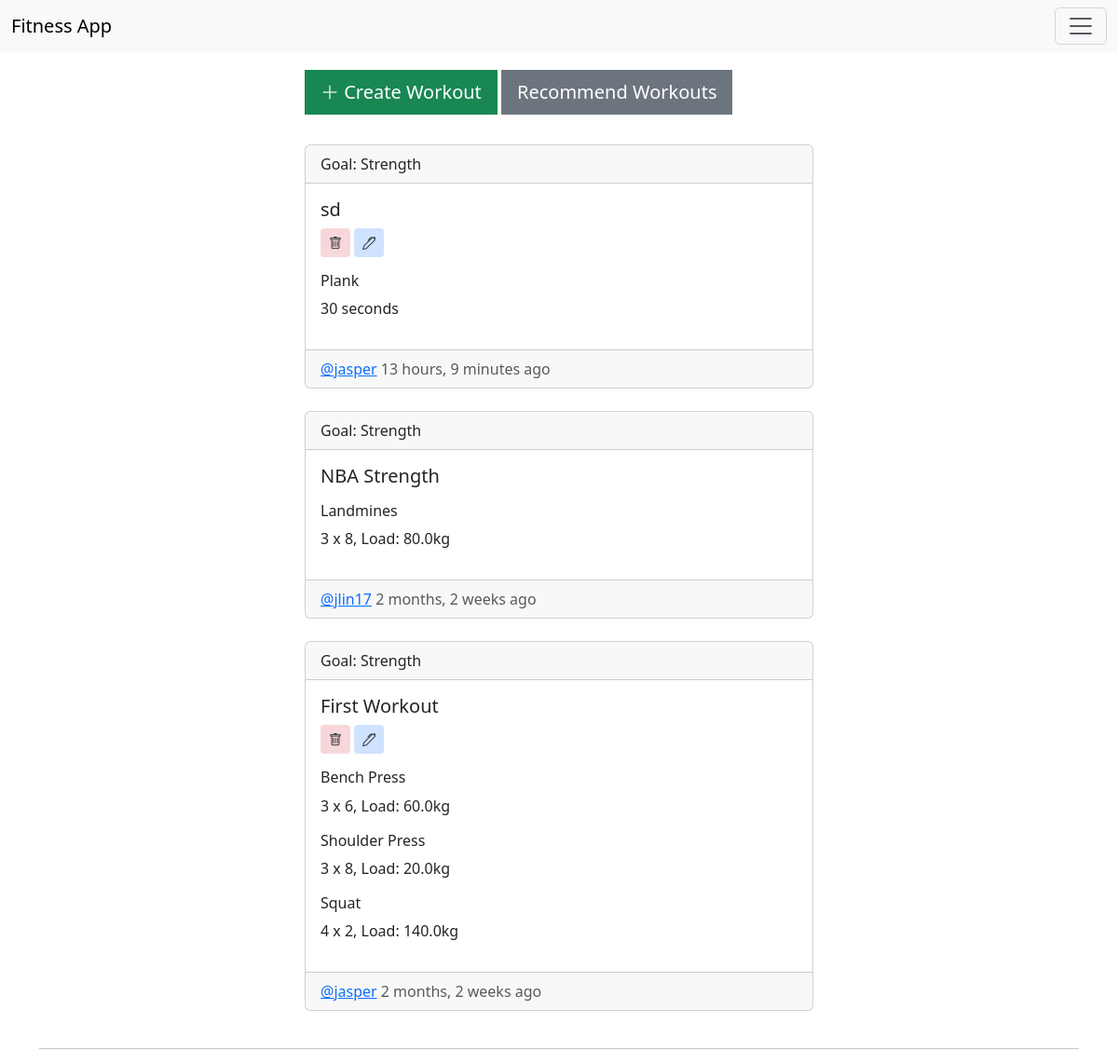
Page /en-us/?goal=Strength (signed in) on the committed database.
### base/models.py (models this page shows)
class Workout(models.Model):
    class Meta:
        ordering = ["-created"]
    title = models.CharField(max_length=200, default="My workout")
    exercises = models.ManyToManyField(Exercise)
    created = models.DateTimeField(auto_now=True)
    user = models.ForeignKey(User, on_delete=models.CASCADE)
    goal = models.ForeignKey(GoalsModel, on_delete=models.SET_NULL, null=True)
    def __str__(self):
        return str(self.title)

class GoalsModel(models.Model):
    goal = models.CharField(max_length=200, null=True)
    def __str__(self):
        return self.goal

class Exercise(models.Model):
    name = models.ForeignKey(ExerciseList, blank=True, null=True, on_delete=models.SET_NULL)
    description = models.TextField(null=True)
    load = models.ForeignKey(LoadModel, blank=True, null=True, on_delete=models.SET_NULL)
    sets = models.ForeignKey(SetsModel, blank=True, null=True, on_delete=models.SET_NULL)
    reps = models.ForeignKey(RepsModel, blank=True, null=True, on_delete=models.SET_NULL)
    def __str__(self):
        return str(self.name)

class ExerciseList(models.Model):
    name = models.CharField(max_length=200)
    def __str__(self):
        return self.name

class User(AbstractUser):
    email = models.EmailField(unique=True, null=True)
    bio = models.TextField(null=True)
    goal = models.ForeignKey(GoalsModel, on_delete=models.SET_NULL, null=True, blank=True)
    pic = models.ImageField(null=True, default='person.svg')

class SetsModel(models.Model):
    sets = models.IntegerField(null=True)
    def __str__(self):
        return str(self.sets)

class RepsModel(models.Model):
    reps = models.IntegerField(null=True)
    def __str__(self):
        return str(self.reps)

class LoadModel(models.Model):
    load = models.FloatField(null=True)
    def __str__(self):
        return str(self.load)

### base/views.py (the view)
# urls.py: path("", views.HomeView.as_view(), name="home"),
class HomeView(View):
    template_name = 'base/home.html'
    def get(self, request):
        search = request.GET.get("search") if request.GET.get("search") != None else ''
        if request.GET.get("goal") == None:
            workouts = Workout.objects.filter(
                Q(goal__goal__icontains=search) |
                Q(title__icontains=search) |
                Q(user__username__icontains=search) |
                Q(exercises__name__name__icontains=search)
            ).distinct()
        else:
            goal = GoalsModel.objects.get(goal=request.GET.get("goal"))
            workouts = Workout.objects.filter(goal=goal.pk).filter(
                Q(goal__goal__icontains=search) |
                Q(title__icontains=search) |
                Q(user__username__icontains=search) |
                Q(exercises__name__name__icontains=search)
            ).distinct()
        ctx = {"workouts":workouts}
        return render(request, self.template_name, ctx)

### base/templates/base/home.html
{% extends 'main.html' %}
{% block content %}
{% load i18n %}
<div class="row justify-content-center">
    <div class="col-12 col-md-6">
        {% if request.user.is_authenticated %}
        <a class="btn btn-success btn-lg rounded-0 mb-2" href="{% url 'base:create_workout' %}"> <i class="bi bi-plus-lg"></i> {% translate "Create Workout" %}</a>
        {% if request.user.goal != None %}
        <a class = "btn btn-lg text-white bg-secondary rounded-0 mb-2" href="{% url 'base:home' %}?goal={{request.user.goal}}">{% translate "Recommend Workouts" %}</a>
        {% endif %}
        {% endif %}
        {% include 'base/feed.html' %}
    </div>
</div>
<hr>
{% endblock %}

### base/templates/base/feed.html
{% load i18n %}
{% for workout in workouts %}
<div class="card text-start my-4">
  <div class="card-header">{% translate "Goal" %}: {{ workout.goal }}</div>
  <div class="card-body">
    <h5 class="card-title">{{workout}}</h5>
    {% if workout.user == request.user %}
    <a
      class="btn btn btn-sm bg-danger-subtle"
      href="{% url 'base:workout_delete' workout.pk %}"
      ><i class="bi bi-trash"></i></a
    >
    <a
      class="btn btn btn-sm bg-primary-subtle"
      href="{% url 'base:workout_update' workout.pk %}"
      ><i class="bi bi-pen"></i></a
    >
    {% endif %}
    <div class="my-3">
      {% for exercise in workout.exercises.all %}
      <h6 class="card-text">{{exercise}}</h6>
      {% if exercise.sets.sets != None and exercise.reps.reps != None %}
      <p class="card-text">{{exercise.sets}} x {{exercise.reps}}, {% translate "Load" %}: {{exercise.load}}kg</p>
      {% endif %}
      <p>{{exercise.description}}</p>
      {% endfor %}
    </div>
  </div>
  <div class="card-footer text-body-secondary">
    <a href="{% url 'base:userprofile' workout.user.pk %}"
      >@{{workout.user.username}}</a
    >  {{workout.created|timesince}} ago
  </div>
</div>
{% endfor %}

### rows in the picture
Workout: goal "Strength", title "sd", user.username "jasper", created "13 hours, 9 minutes"
Exercise: name.name "Plank", description "30 seconds"
Workout: goal "Strength", title "NBA Strength", user.username "jlin17", created "2 months, 2 weeks"
Exercise: name.name "Landmines", sets "3", reps "8", load "80.0"
Workout: goal "Strength", title "First Workout", user.username "jasper", created "2 months, 2 weeks"
Exercise: name.name "Bench Press", sets "3", reps "6", load "60.0"
Exercise: name.name "Shoulder Press", sets "3", reps "8", load "20.0"
Exercise: name.name "Squat", sets "4", reps "2", load "140.0"
